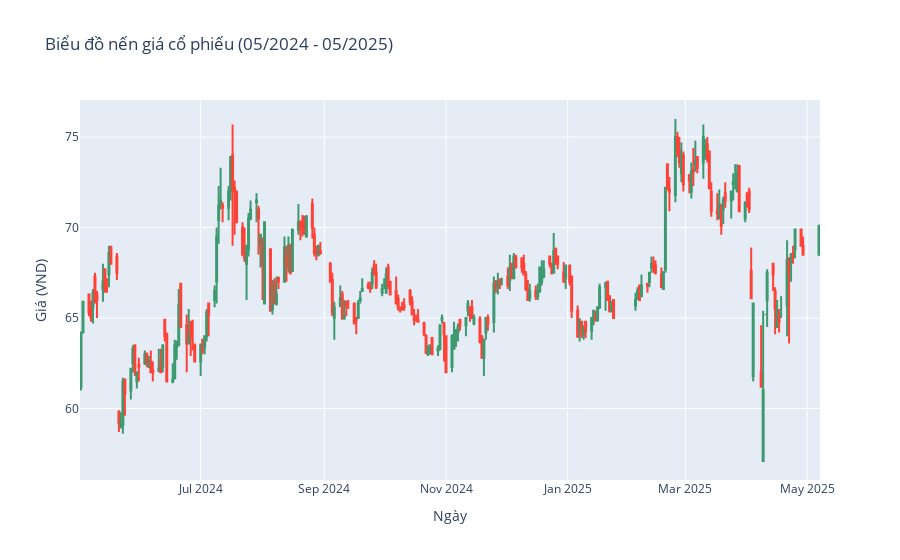

Write notebook code for a chart like this one.
### Markdown cell above
#### 8. Biểu đồ nến giá cổ phiếu ngắn hạn (05/2024 - 05/2025)

### Code cell
fig = go.Figure(data=[go.Candlestick(
    x=recent_data['Ngày'],
    open=recent_data['Giá mở cửa'],
    high=recent_data['Giá cao nhất'],
    low=recent_data['Giá thấp nhất'],
    close=recent_data['Giá đóng cửa']
)])

fig.update_layout(
    title='Biểu đồ nến giá cổ phiếu (05/2024 - 05/2025)',
    xaxis_title='Ngày',
    yaxis_title='Giá (VND)',
    xaxis_rangeslider_visible=False
)

fig.show()

### Figure 1 — Plotly figure (JSON) as saved in the notebook; plotly's stock layout.template omitted (floating-point values rounded to 4 significant figures; data arrays with more than 128 entries replaced by an {"elided": "..."} marker saying what was removed)
{"data": [{"close": {"elided": "250 float values"}, "high": {"elided": "250 float values"}, "low": {"elided": "250 float values"}, "open": {"elided": "250 float values"}, "type": "candlestick", "x": {"elided": "250 str values"}}], "layout": {"title": {"text": "Biểu đồ nến giá cổ phiếu (05/2024 - 05/2025)"}, "xaxis": {"rangeslider": {"visible": false}, "title": {"text": "Ngày"}}, "yaxis": {"title": {"text": "Giá (VND)"}}}}
